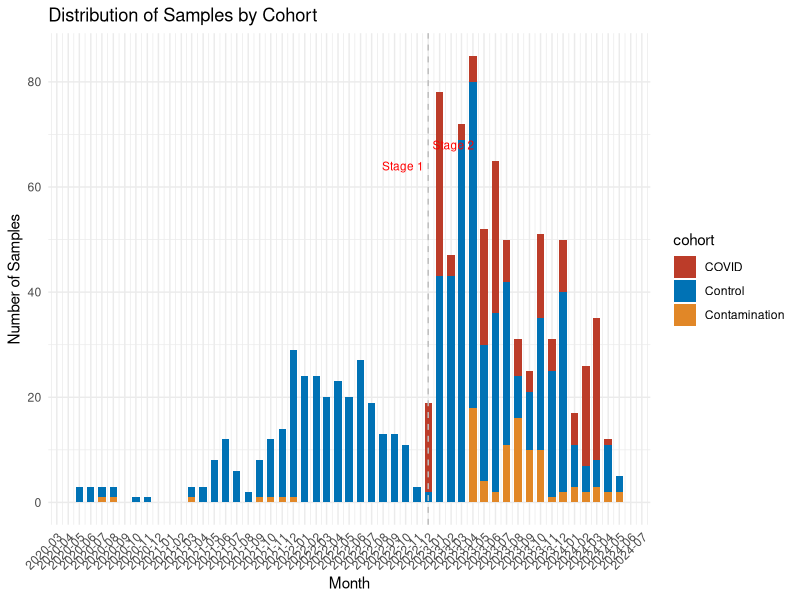

This chart was generated by the following R code:
#/usr/bin/Rscript  
library(ggplot2)
library(dplyr)
library(lubridate)
colorsQ = c("#BC3C29FF" ,"#0072B5FF" ,"#E18727FF")
df <- read.table("samples.distribution.detailed.txt",head=T)
df$date <- as.Date(as.character(df$date), format = "%Y%m%d")
df <- df %>%
  mutate(month = floor_date(date, unit = "month")) %>% # Create monthly period column
  group_by(cohort, month) %>%
  summarise(count = n(), .groups = 'drop')
stage_date <- as.Date("20221201", format = "%Y%m%d")
df$cohort = factor(df$cohort,levels=c("COVID","Control","Contamination"))
plot <- ggplot(df, aes(x = month, y = count, fill = cohort)) +
  geom_bar(stat = "identity", position = "stack", width = 20) + # Adjust width for better visibility
  scale_fill_manual(values = colorsQ) +  # Specify colors for cohorts
  theme_minimal() +  # Use minimal theme for a clean look
  labs(x = "Month", y = "Number of Samples", title = "Distribution of Samples by Cohort") +
  geom_vline(xintercept = as.numeric(stage_date), linetype = "dashed", color = "grey", size = 0.5) +  # Vertical line for stage division
  annotate("text", x = stage_date, y = max(df$count) - 1, label = "Stage 2", color = "red", hjust = -0.1, size = 3) +  # Annotation for stage 2
  annotate("text", x = stage_date, y = max(df$count) - 5, label = "Stage 1", color = "red", hjust = 1.1, size = 3) +  # Annotation for stage 1
  scale_x_date(date_breaks = "1 month", date_labels = "%Y-%m") +  # Date format for x-axis
  theme(axis.text.x = element_text(angle = 45, hjust = 1))  # Rotate x-axis labels for better visibility
